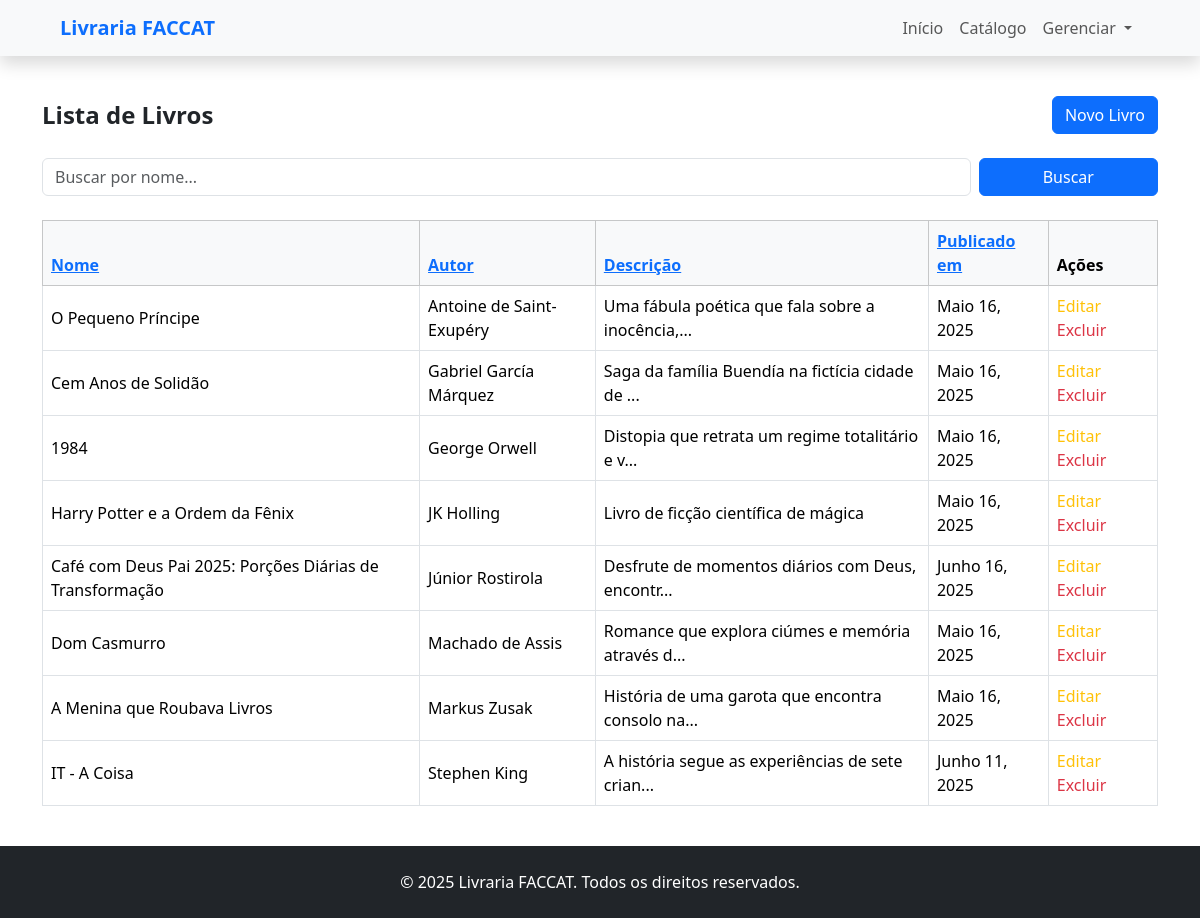
Screenshot of /livros/gerenciarLivros/ordenar/autor?busca= with the database file from the repository.
### livros/models.py (models this page shows, shortened)
class Livro(models.Model):
    nome = models.CharField(max_length=100)
    autor = models.CharField(max_length=100)
    descricao = models.TextField()
    data_publicacao = models.DateField(auto_now_add=True)
    url = models.URLField(blank=True, null=True)

### livros/views.py (the view)
# urls.py: path('gerenciarLivros/ordenar/<ordem>', views.ordenar_livros, name='ordenar_livros'),
def ordenar_livros(request, ordem):
    busca = request.GET.get('busca', '')
    livros = Livro.objects.all()
    if busca:
        livros = livros.filter(nome__icontains=busca)
    campo_ordenacao = ORDENACAO_LIVROS_LOOKUP.get(ordem)
    livros = livros.order_by(campo_ordenacao)
    dados = {
        'livros': livros,
        'query': busca,
    }
    return render(request, 'livros/gerenciar_livros.html', dados)

### livros/templates/livros/gerenciar_livros.html (shortened to what this page needs)
{% extends 'base.html' %}
{% block content %}
<div class="container my-4">
    <div class="d-flex justify-content-between align-items-center mb-4">
        <h1 class="h4 fw-bold mb-0">Lista de Livros</h1>
        <a href="{% url 'cadastrar_livro' %}" class="btn btn-primary">
            Novo Livro
        </a>
    </div>
    <form method="get" class="row g-2 mb-4">
        <div class="col-md-10">
            <input type="text" name="busca" placeholder="Buscar por nome..." value="{{ request.GET.busca }}"
                class="form-control" />
        </div>
        <div class="col-md-2">
            <button type="submit" class="btn btn-primary w-100">Buscar</button>
        </div>
    </form>
    <div class="table-responsive">
        <table class="table table-bordered table-hover align-middle">
            <thead class="table-light">
                <tr>
                    <th><a href="{% url 'ordenar_livros' 'nome' %}?busca={{ query }}">Nome</a></th>
                    <th><a href="{% url 'ordenar_livros' 'autor' %}?busca={{ query }}">Autor</a></th>
                    <th><a href="{% url 'ordenar_livros' 'descricao' %}?busca={{ query }}">Descrição</a></th>
                    <th><a href="{% url 'ordenar_livros' 'data_publicacao' %}?busca={{ query }}">Publicado em</a></th>
                    <th>Ações</th>
                </tr>
            </thead>
            <tbody>
                {% for livro in livros %}
                <tr>
                    <td>{{ livro.nome }}</td>
                    <td>{{ livro.autor }}</td>
                    <td>{{ livro.descricao|truncatechars:50 }}</td>
                    <td>{{ livro.data_publicacao }}</td>
                    <td>
                        <a href="{% url 'editar_livro' id=livro.id %}" class="text-warning me-2 text-decoration-none">
                            Editar
                        </a>
                        <a href="{% url 'deletar_livro' id=livro.id %}" class="text-danger text-decoration-none">
                            Excluir
                        </a>
                    </td>
                </tr>
                {% empty %}
                <tr>
                    <td colspan="5" class="text-center py-4">Nenhum livro cadastrado.</td>
                </tr>
                {% endfor %}
            </tbody>
        </table>
    </div>
</div>
{% endblock %}

### rows the page displays
Livro: nome "O Pequeno Príncipe", autor "Antoine de Saint-Exupéry", descricao "Uma fábula poética que fala sobre a inocência,...", data_publicacao "Maio 16, 2025"
Livro: nome "Cem Anos de Solidão", autor "Gabriel García Márquez", descricao "Saga da família Buendía na fictícia cidade de ...", data_publicacao "Maio 16, 2025"
Livro: nome "1984", autor "George Orwell", descricao "Distopia que retrata um regime totalitário e v...", data_publicacao "Maio 16, 2025"
Livro: nome "Harry Potter e a Ordem da Fênix", autor "JK Holling", descricao "Livro de ficção científica de mágica", data_publicacao "Maio 16, 2025"
Livro: nome "Café com Deus Pai 2025: Porções Diárias de Transformação", autor "Júnior Rostirola", descricao "Desfrute de momentos diários com Deus, encontr...", data_publicacao "Junho 16, 2025"
Livro: nome "Dom Casmurro", autor "Machado de Assis", descricao "Romance que explora ciúmes e memória através d...", data_publicacao "Maio 16, 2025"
Livro: nome "A Menina que Roubava Livros", autor "Markus Zusak", descricao "História de uma garota que encontra consolo na...", data_publicacao "Maio 16, 2025"
Livro: nome "IT - A Coisa", autor "Stephen King", descricao "A história segue as experiências de sete crian...", data_publicacao "Junho 11, 2025"
